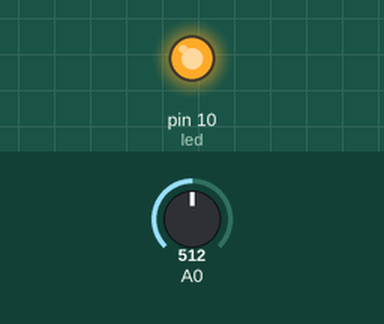
Recording of a sketch running on a simulated Arduino Uno, built with avr-gcc and run on an emulated ATmega328P. On the bench: output pins drawn as LEDs (lit = HIGH). The inputs (shaded band) are chosen by the test bench; at power-on: A0 = 512.

Above: at 1.2 s.
1.3 s: A0 set to 196
2.8 s: A0 set to 165
At 3.8 s:
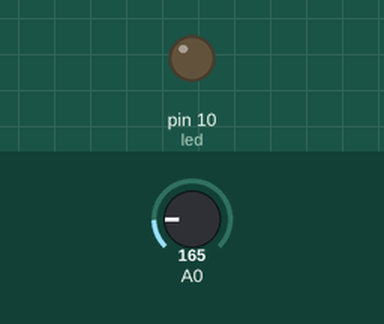
4.3 s: A0 set to 306
At 4.9 s:
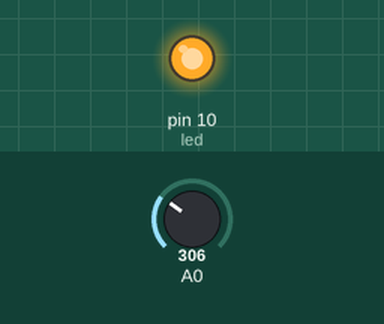
5.8 s: A0 set to 122
At 6.1 s:
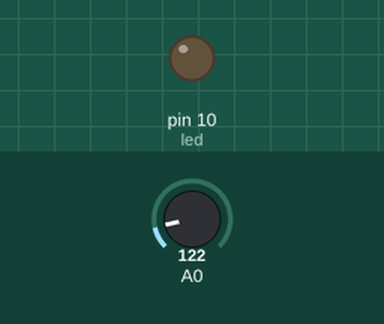
Timing chart, 0 to 8.3 s (numbered marks = the images above; inputs shaded):
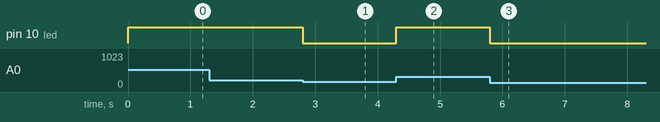

The sketch:

Bai3_TMP36.ino
```cpp
#define led 10
void setup() {
  pinMode(A0,INPUT);
  pinMode(led,OUTPUT);
  Serial.begin(9600);
}

void loop() {
  int gt = analogRead(A0);
  int nhietdo = map(gt,20,358,-40,125);

  if(nhietdo > 37)
  {
    digitalWrite(led,1);
  }
  else
  {
    digitalWrite(led,0);
  }
}
```

Measured:
- the behaviour switches between 180 and 179 on A0 (found by bisection; images 0 and 1)
- after the input at 1.3 s, every drawn part: stays the same
- after the input at 2.8 s, pin 10 (led): HIGH → LOW at once
- after the input at 4.3 s, pin 10 (led): LOW → HIGH at once
- after the input at 5.8 s, pin 10 (led): HIGH → LOW at once
